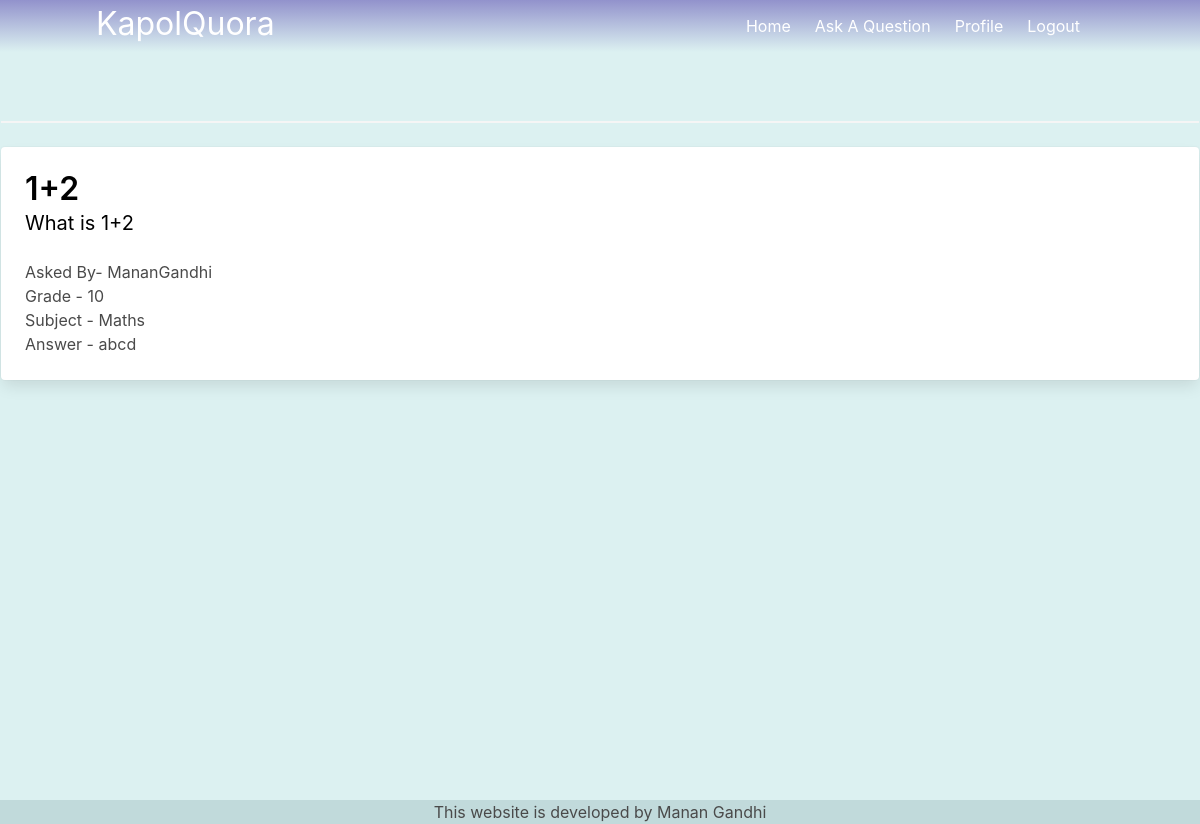
/question/1 (signed in), run on an earlier commit of the app's database.
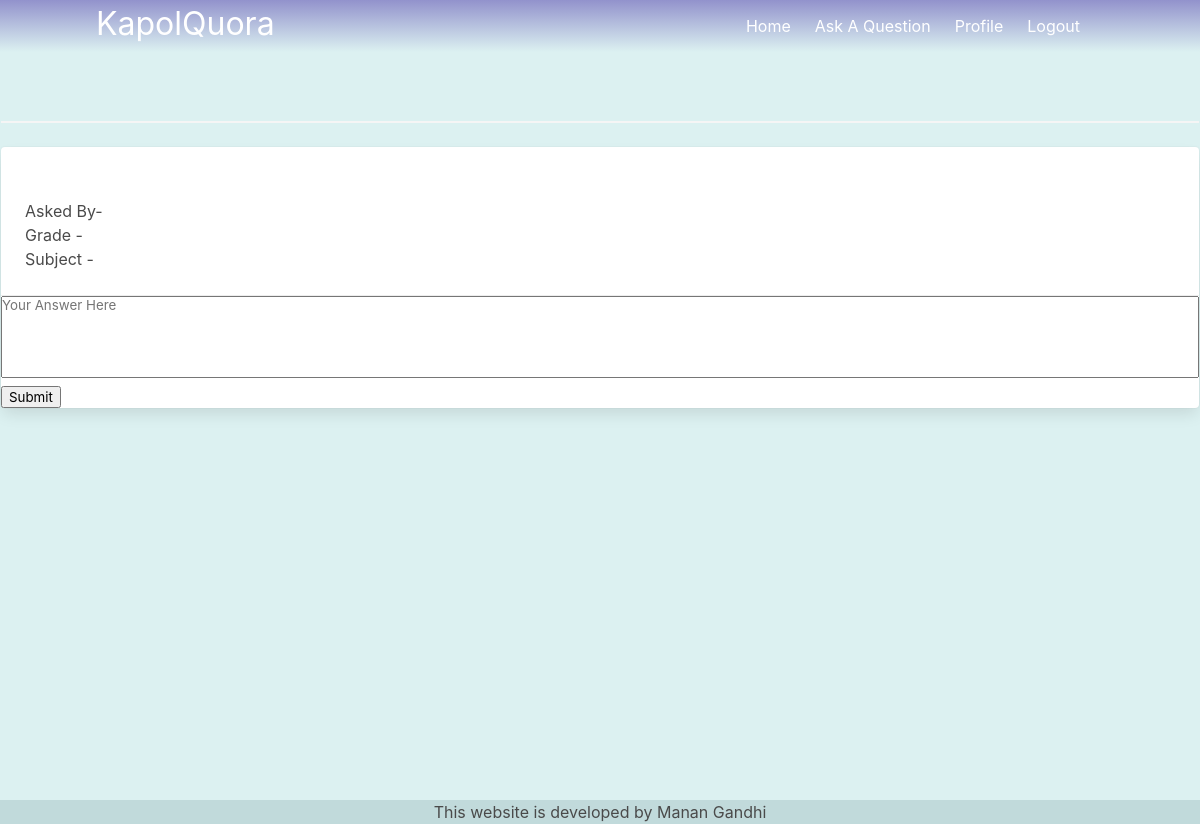
And on a later commit of the database.
### models.py (models this page shows)
class Questions(db.Model):
    sno=db.Column(db.Integer, primary_key=True)
    question=db.Column(db.String(1000))
    description=db.Column(db.String(100000))
    author=db.Column(db.String(1000))
    std=db.Column(db.Integer())
    answer=db.Column(db.String(100000))
    subject=db.Column(db.String(100))

### main.py (the view)
@main.route('/question/<int:id>')
@login_required
def question_show(id):
    data=Questions.query.filter(Questions.sno==id).first()
    print(data )
    return render_template("question_path.html", data=data)

### initial.py (called while the page is built)
def create_app():
    app = Flask(__name__)
    app.config['FLASK_ADMIN_SWATCH'] = 'cerulean'
    app.config['SECRET_KEY'] = 'This-is-my-Secret'
    app.config['SQLALCHEMY_DATABASE_URI'] = 'sqlite:///db.sqlite'
    db.init_app(app)
    login_manager = LoginManager()
    login_manager.login_view = 'auth.login'
    login_manager.init_app(app)
    def page_not_found(e):
        return render_template('404.html'),404
    app.register_error_handler(404, page_not_found)
    from models import User
    @login_manager.user_loader
    def load_user(user_id):
        return User.query.get(int(user_id))
    from auth import auth as auth_blueprint
    app.register_blueprint(auth_blueprint)
    from main import main as main_blueprint
    app.register_blueprint(main_blueprint)
    return app

### templates/question_path.html (shortened to what this page needs)
{% extends 'base.html' %}
{% block content %}
<br><br><hr>
<div class="card">
    <div class="card-content">
      <div style="margin:auto;align-content: center;">
        <p class="title" style="color:black;">
          {{data.question}}
        </p>
        <p class="subtitle" style="color:black">
          {{data.description}}
        </p>
      </div><br>
      <p>Asked By- {{data.author}}</p>
      <p>Grade - {{data.std}}</p>
      <p>Subject - {{data.subject}}</p>
      {% if data.answer %}
      <p>Answer - {{data.answer}}</p>
      {% endif %}
    </div>
    {% if not data.answer %}
    <footer class="card-footer" style="width: 100%;">
      <form action="/answer" method="POST" style="width: 100%;">
        <textarea id="code" name="answer" style="max-width: 100%; width:1000%; resize:none" placeholder="Your Answer Here" rows="5" ></textarea>
        <input type="submit">
      </form>
    </footer>
    {% endif %}
  </div>
{% endblock %}

What changed in the data, as far as the page shows it:
removed Questions: question "1+2", description "What is 1+2", author "MananGandhi", std "10", subject "Maths", answer "abcd"
Also different on the page:
text no longer shown: "Answer -"
